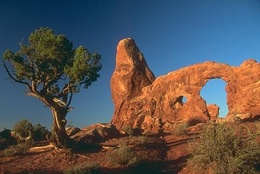
%> input picture Down Sampling Up Sampling/295087.jpg, 260 x 174 px, shrunk from 481 x 321 before the run
$ octave mainV.m   (GNU Octave 9; MATLAB toolbox functions it lacks are replaced by stand-ins)
%> lines starting %> are read from the running program, lines starting %| are printed output that depends on the picture
### Down Sampling Up Sampling/ADMM4Vd.m
function v = ADMM4Vd(f, gamma, tao, mu0) %in paper, gamma = 0.5 or 2.0, tao = 2, mu0 = 0.01*gamma
%> called with gamma = 1.55, tao = 2, mu0 = 0.0155
    [M,N,S] = size(f);
%> M = 174; N = 260; S = 3
    [v,lambda,mu0]=DownS_pre(f, gamma, tao, mu0);

    mu = mu0;
    stop=sum(sum(sum(f.^2)))*1e-13;
    %lambda = zeros(M,N,S);
    u = zeros(M,N,S);
    error = +Inf;
    gamma=gamma*2;
    while error > stop
        f1 = f+mu*v-lambda;
        u = UPVP_zjq(permute(f1,[2,1,3])/(1+mu), 2*gamma/(1+mu));
        u = permute(u,[2,1,3]);

        f2 = f+mu*u+lambda;
        v = UPVP_zjq(f2/(1+mu), 2*gamma/(1+mu));
        lambda = lambda + mu*(u-v);
        mu = tao*mu;
        error = immse(u,v)
    end
end

### Down Sampling Up Sampling/DownS_pre.m
function [ v,lambda,mu ] = DownS_pre(f, gamma, tao, mu0)
%> called with gamma = 1.55, tao = 2, mu0 = 0.0155
%DOWNSPRE Summary of this function goes here
%   Detailed explanation goes here
%   First step in ADMM4
%   same inputs as ADMM4
%
%% downsampling
    [M,N,S] = size(f);
%> M = 174; N = 260; S = 3

    m=mod(1:M,2)==1;
%> m = 174 logical values, 87 true
    n=mod(1:N,2)==1;
%> n = 260 logical values, 130 true
    f0=f(m,n,:);
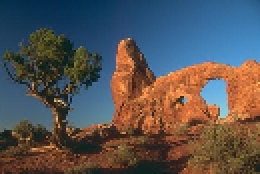
%> f0: size 87x130x3 double (shown 2 times larger); mean R, G, B 0.345, 0.33, 0.332
    %% ADMM4
    v0 = f0;
    mu = mu0/2;
    stop=sum(sum(sum(f0.^2)))*1e-8;
%> stop = 5.09e-05
    lambda0 = zeros(size(f0));
    u = zeros(size(f0));
    error = +Inf;
    gamma=gamma/2;
    while error>stop
        f1 = f0+mu*v0-lambda0;
        u = UPVP_zjq(permute(f1,[2,1,3])/(1+mu), 2*gamma/(1+mu));
        u = permute(u,[2,1,3]);

        f2 = f0+mu*u+lambda0;
        v0 = UPVP_zjq(f2/(1+mu), 2*gamma/(1+mu));
        lambda0 = lambda0 + mu*(u-v0);
        mu = tao*mu;
        error = immse(u,v0)
    end
%> this loop made 14 passes
%> (mu, error) on passes 1 to 12: (0.0155, 0.0101), (0.031, 0.00967), (0.062, 0.00911), (0.124, 0.00818), (0.248, 0.00663), (0.496, 0.00478), (0.992, 0.00293), (1.98, 0.00165), (3.97, 0.000734), (7.94, 0.000388), (15.87, 0.000166), (31.74, 0.000111)
%> pass 1, in UPVP_zjq, `M = cumsum(f, 2);`:
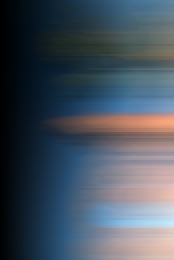
%> M: size 130x87x3 double (shown 2 times larger); mean R, G, B 13.1, 15.1, 17.3; drawn with min black and max white
%> pass 1, in UPVP_zjq, `S = cumsum(f.^2, 2);`:
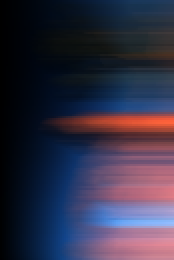
%> S: size 130x87x3 double (shown 2 times larger); mean R, G, B 6.3, 5.9, 8.5; drawn with min black and max white
%> pass 1, in UPVP_zjq, `W = repmat(cumsum(ones(1,N),2),R,1);`:
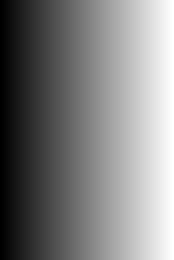
%> W: size 130x87 double (shown 2 times larger); min 1, max 87, mean 44; drawn with min black and max white
%> after the loop:
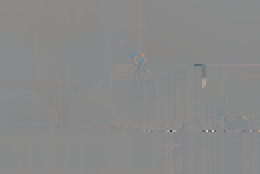
%> lambda0: size 87x130x3 double (shown 2 times larger); mean R, G, B -8.7e-16, -1.48e-15, -2.18e-15; drawn with min black and max white
    %% resize back
    v=[];
    lambda=[];
    for i=1:S
        v(:,:,i) = kron(v0(:,:,i),ones(2,2));
        lambda(:,:,i) = kron(lambda0(:,:,i),ones(2,2));
    end
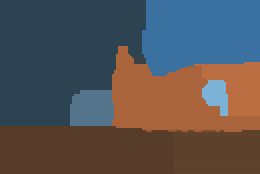
%> v: size 174x260x3 double; mean R, G, B 0.345, 0.33, 0.332
    v=v(1:M,1:N,:);
    lambda=lambda(1:M,1:N,:);
    mu=mu*2;
%> mu = 254
end

### Down Sampling Up Sampling/UPVP_zjq.m
function h = UPVP_zjq(f, gamma)
    % --------------------------------------------------------------------
    % This function finds the solution to the univariate Potts problem.
    %
    % [Input]   f: the data vector f \in R^(N by s)
    %
    %           gamma: model parameter. small gamma results in detail
    %           partitions; large gamma results in partitions having fewer
    %           partitioning regions.
    %
    %           w: weights w \in (R+)^N
    %
    % [Output]  h: the resulting global minimizer to the univariate Potts
    %           problem. h \in R^(N by 3)
    % --------------------------------------------------------------------
    [R, N, s] = size(f);
    M = cumsum(f, 2);  % (FirstDim) indices are 0, 1, 2, ...
    S = cumsum(f.^2, 2);  % (FirstDim) indices are 0, 1, 2, ...
    W = repmat(cumsum(ones(1,N),2),R,1);  % (FirstDim) indices are 0, 1, 2, ...
    P = zeros(R, N);    % indices are 1, 2, 3, ...
    J = zeros(R, N);    % indices are 1, 2, 3, ...
    %              w:   % indices are 1, 2, 3, ...
    %          gamma:   % single value
    %              f:   % indices are 1, 2, 3, ...
    h = zeros(R, N, s);
    % --------------------------------------------------------------------
    % Find the optimal jump locations
    P = sum((S - M.^2 ./ W),3);
    for r = 2:N
        % [4 lines of commented-out code are left out]
        for l = r:-1:2
            d = sum((S(:,r,:) - S(:,l-1,:) - (M(:,r,:) - M(:,l-1,:)).^2./ ...
                    (r-l+1)),3);
            idx = find(P(:,r) >= d + gamma);
            if sum(idx) == 0
                break;
            end
            p = inf*ones(R,1);
            p(idx) = P(idx,l-1) + gamma + d(idx);
            idx = find(p<=P(:,r));
            if sum(idx) ~= 0
                P(idx,r) = p(idx);
                J(idx,r) = l-1;
            end
        end
    end

    % Reconstruct the minimizer h from the optimal jump locations
    for i = 1:R
        r = N; l = J(i,r);
        while(l > 0)
            h(i,l+1:r,:) = repmat((M(i,r,:)-M(i,l,:))/(r-l),r-l,1);
            r = l;l = J(i,r);
        end
        h(i,1:r,:) = repmat((M(i,r,:))/r,r-l,1);
    end
end

### Down Sampling Up Sampling/mainV.m
clear
im = im2double(imread('295087.jpg'));
subplot(131)
imagesc(im)
axis image
axis off
title('Original')


tic
u = ADMM4Vd(im,1.55,2,0.01*1.55);
%> in ADMM4Vd, `stop=sum(sum(sum(f.^2)))*1e-13;`: stop = 2.04e-09
%> (the run ends here)
